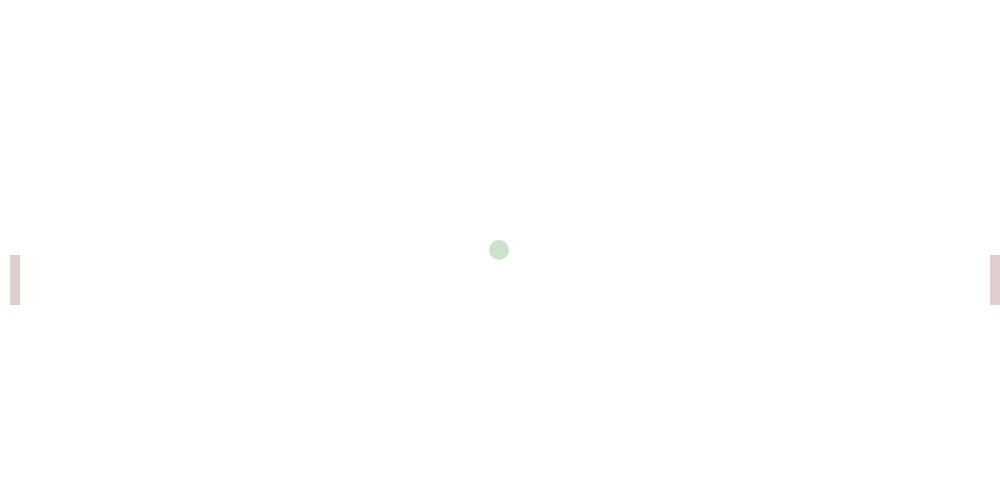
Frame 1 (no input)
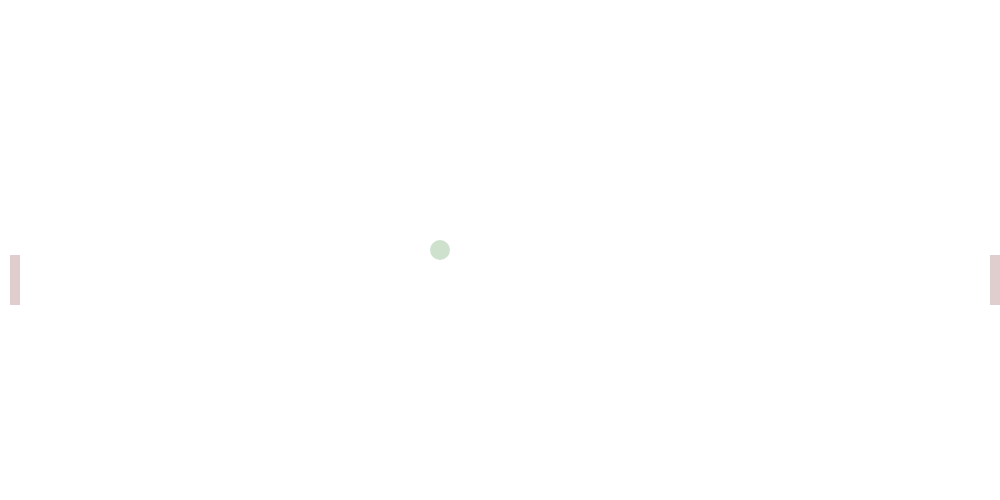
Frame 60 (no input)
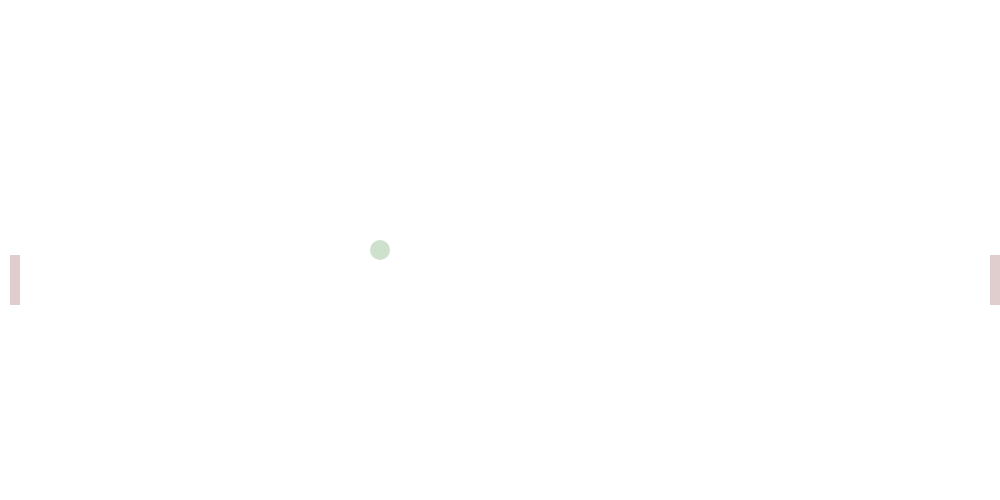
Frame 120 (the mouse pressed at the canvas centre since frame 60)

The p5.js sketch that drew these frames (run headless with seeded random() and noise() and a simulated clock; from frame 60 on, the mouse is pressed at the canvas centre):

// p5.js sketch
// ── sketch.js
let player1;
let player2;

let ball;

const WIDTH = 1000;
const HEIGHT = 500;

function setup(){
  createCanvas(WIDTH, HEIGHT);
  player1 = new Player(10, HEIGHT / 2 + 5);
  player2 = new Player(WIDTH -10, HEIGHT / 2 + 5);
  ball = new Ball(WIDTH/2, HEIGHT/2);

}

function draw(){
  background(255);

  updatePlayers();
  updateBall(player1);

  ball.draw();
  player1.draw();
  player2.draw();
}

function updatePlayers(){
  if(keyIsDown(UP_ARROW)){
    player2.movePlayer(-1);
  }if(keyIsDown(DOWN_ARROW)){
    player2.movePlayer(1);
  }if(keyIsDown(87) || keyIsDown(119)){
      player1.movePlayer(-1);
  }if(keyIsDown(83) || keyIsDown(115)){
      player1.movePlayer(1);
  }
}
  function updateBall(player){
    //collision detection
    if(isInRange(ball.getPos().y, player.getPos().y, player.getPos().y + player.length)){
      console.log("collision!");
    }

    ball.moveBall();
  }

  function isInRange( value, start, end){
    return (value >= start && value <= end);
  }

// ── ball.js
function Ball(x,y){
  let pos = createVector(x,y);
  let r = 20;
  let direction = createVector(0.00001,0);

  this.getPos = function(){
  return pos;
  }

  this.draw = function(){
    noStroke();
    fill(0,100,0,50);
    ellipse(pos.x, pos.y, r, r);
  }

  this.moveBall = function(){
  //  pos += 1;
    pos.x += -1
  }



}

// ── player.js
function Player(x,y){
  let pos = createVector(x,y);
  let length = 50;
  let width = 10;
  let speed = 5;

  this.getPos = function(){
    return pos;
  }

  this.draw = function(){
    noStroke();
    fill(100,0,0,50);
    rect(pos.x, pos.y, width, length);
  }

  this.movePlayer = function(yDirection){
    if(!((pos.y + yDirection * speed) + length >= HEIGHT) && !((pos.y + yDirection * speed) < 0))
      pos.y += yDirection * speed;
  }

}
